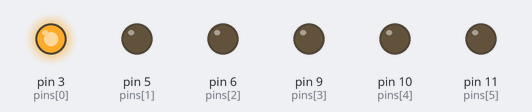
The sketch below on a simulated Arduino Uno, built with avr-gcc and run on an emulated ATmega328P. Shown: output pins drawn as LEDs (lit = HIGH).

Above: at 0.5 s.
At 1.5 s:
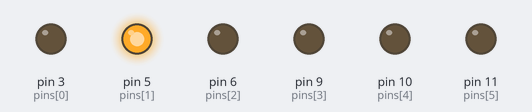
At 2.5 s:
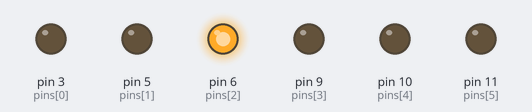
At 3.5 s:
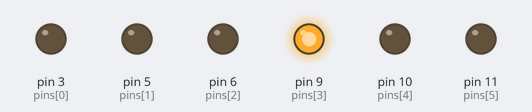
At 4.5 s:
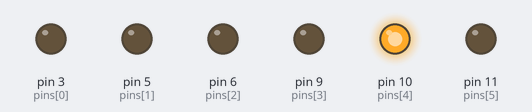
At 5.5 s:
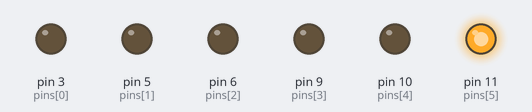
Timing chart, 0 to 7.8 s (numbered marks = the images above):
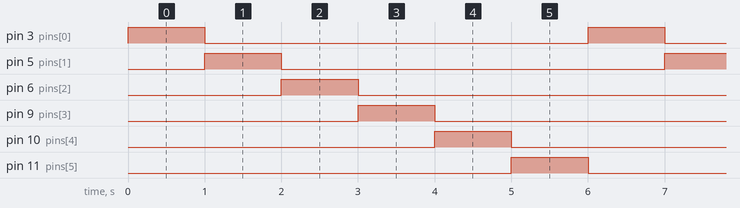

Measured:
- by itself, pin 3 (pins[0]), pin 5 (pins[1]), pin 6 (pins[2]), pin 9 (pins[3]), pin 10 (pins[4]), pin 11 (pins[5]): alternates HIGH for 1.0 s and LOW for 5.0 s
- by itself, everything shown: repeats every 6.0 s, in 7 steps

The sketch:

Percobaan1.1.ino
```cpp
char pinsCount = 6;
int pins[] = {3, 5, 6, 9, 10, 11};

void setup() {
  for (int i = 0; i < pinsCount; i++) {
    pinMode(pins[i], OUTPUT);
  }
}
void loop() {
  for (int i = 0; i < pinsCount; i++) {
    digitalWrite(pins[i], HIGH);
    delay(1000);
    digitalWrite(pins[i], LOW);
  }
}
```
